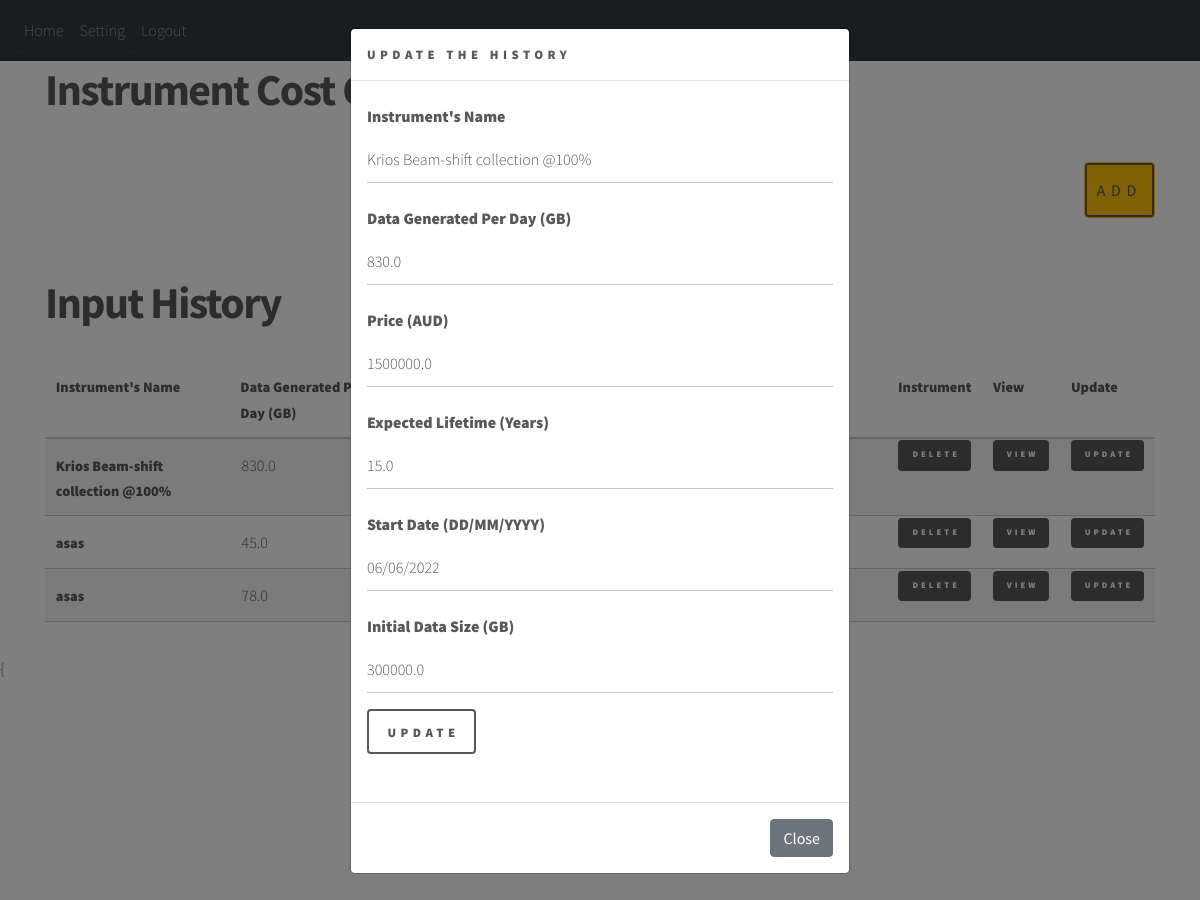
Before: /modal/4 (signed in) with the older database file.
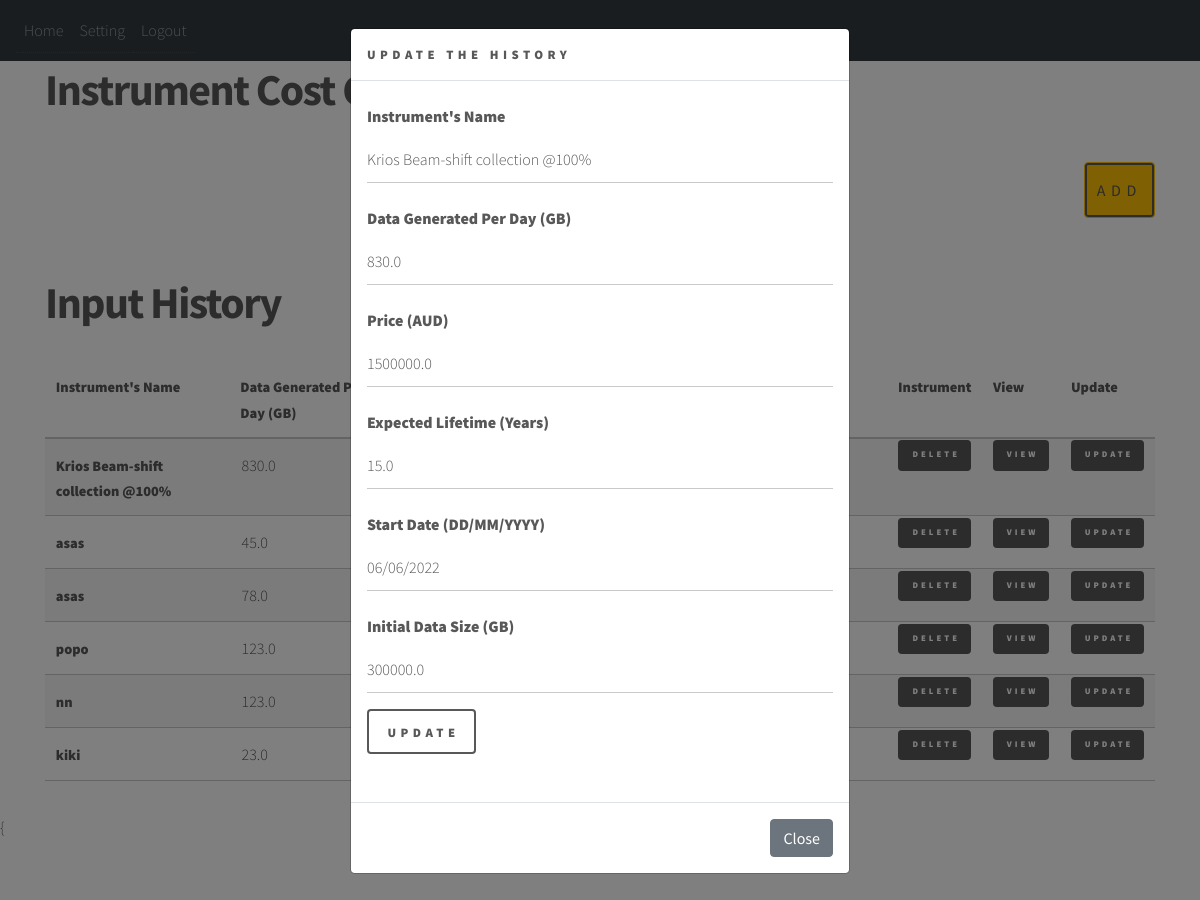
After: the same page with the newer database file.
### website/models.py (models this page shows)
class History(db.Model):
    id = db.Column(db.Integer, primary_key=True)
    name = db.Column(db.String(50))
    data_generated = db.Column(db.Float)
    price = db.Column(db.Float)
    lifetime = db.Column(db.Float)
    start_date = db.Column(db.String(15))
    initial_size = db.Column(db.Float)
    date = db.Column(db.DateTime(timezone=True), default=func.now())
    user_id = db.Column(db.Integer, db.ForeignKey('user.id'))

### website/views.py (the view)
@views.route('/modal/<history_id>', methods=['POST','GET'])
def modal(history_id):
    print(history_id)
    input_user = History.query.filter_by(id=history_id).first()
    print(History)
    if input_user:
        bef_data, aft_data = generate_graph_data(start_date=input_user.start_date,
                                                 data_generated_per_year=input_user.data_generated * 365,
                                                 year=5,
                                                 initial_data_size=input_user.initial_size,
                                                 gradient=input_user.initial_size * 1 / 3)
    else:
        history_id = 0
        bef_data = aft_data = None
    return render_template("modal.html", user=current_user, before = bef_data, after = aft_data, history_id=input_user.id)

### website/__init__.py (called while the page is built)
def create_app():
    app = Flask(__name__)
    app.config['SECRET_KEY'] = 'hjshjhdjah kjshkjdhjs'
    basedir = path.abspath(path.dirname(__file__))
    app.config['SQLALCHEMY_DATABASE_URI'] = 'sqlite:///' + path.join(basedir, 'database.db')
    db.init_app(app)
    from .views import views
    from .auth import auth
    app.register_blueprint(views, url_prefix='/')
    app.register_blueprint(auth, url_prefix='/')
    app.jinja_env.globals.update(calculate_accmult = calculate_accmult)
    app.jinja_env.globals.update(calculate_cost = calculate_cost)
    from .models import User, History
    create_database(app)
    login_manager = LoginManager()
    login_manager.login_view = 'auth.login'
    login_manager.init_app(app)
    @login_manager.user_loader
    def load_user(id):
        return User.query.get(int(id))
    return app

### website/templates/modal.html (shortened to what this page needs)
{% extends 'home.html' %}
{% block modal %}
<div class="modal" id="exampleModal" tabindex="-1" role="dialog" aria-labelledby="exampleModalLabel" aria-hidden="true">
  <div class="modal-dialog" role="document">
    <div class="modal-content">
      <div class="modal-header">
        <h5 class="modal-title" id="exampleModalLabel">Update the history</h5>
      </div>
      <div class="modal-body">
          {%if user.histories and history_id %}
            {% for history in user.histories %}
                {% if history.id == history_id %}
                    <form class="update_form">
                      <div class="form-group">
                        <label for="recipient-name" class="col-form-label">Instrument's Name</label>
                        <input type="text" class="form-name" id="{{ history.id }}" value="{{history.name}}">
                      </div>
                    <div class="form-group">
                        <label for="recipient-name" class="col-form-label">Data Generated Per Day (GB)</label>
                        <input type="text" class="form-data_generated" id="{{ history.id }}" value="{{history.data_generated}}">
                    </div>
                    <div class="form-group">
                        <label for="recipient-name" class="col-form-label">Price (AUD)</label>
                        <input type="text" class="form-price" id="{{ history.id }}" value="{{history.price}}">
                    </div>
                    <div class="form-group">
                        <label for="recipient-name" class="col-form-label">Expected Lifetime (Years)</label>
                        <input type="text" class="form-lifetime" id="{{ history.id }}" value="{{history.lifetime}}">
                    </div>
                    <div class="form-group">
                        <label for="recipient-name" class="col-form-label">Start Date (DD/MM/YYYY)</label>
                        <input type="text" class="form-start_date" id="{{ history.id }}" value="{{history.start_date}}">
                    </div>
                    <div class="form-group">
                        <label for="recipient-name" class="col-form-label">Initial Data Size (GB)</label>
                        <input type="text" class="form-initial_size" id="{{ history.id }}" value="{{history.initial_size}}">
                    </div>
                        <input type="submit" value="Update">
                    </form>
                {% endif %}
            {% endfor %}
          {% endif %}
      </div>
      <div class="modal-footer">
          <a href="{{ url_for('views.home') }}" class="btn btn-secondary">Close</a>
      </div>
    </div>
  </div>
</div>
{% endblock %}

### website/templates/home.html (shortened to what this page needs)
{% extends "base.html" %}
{% block content %}
<h1 align="left">Instrument Cost Calculator</h1>
<div align="right">
     <button type="button" name="age" id="age" data-toggle="modal" data-target="#add_data_Modal" class="btn btn-warning">Add</button>
</div>
<br>
<br>
<h1 align = "Left">Input History</h1>
<div class="table-wrapper">
  <table>
    <thead>
      <tr>
        <th>Instrument's Name</th>
        <th>Data Generated Per Day (GB)</th>
        <th>Price (AUD)</th>
        <th>Expected Lifetime (Years)</th>
        <th>Start Date (DD/MM/YYYY)</th>
        <th>Initial Data Size (GB)</th>
        <th>Instrument</th>
        <th>View</th>
        <th>Update</th>
      </tr>
    </thead>
    <tbody>
      {%if user.histories %}
        {% for history in user.histories %}
        <tr>
          <th>
              <div class="edit">{{ history.name }}</div>
          </th>
          <td>{{ history.data_generated }}</td>
          <td>{{ history.price }}</td>
          <td>{{ history.lifetime }}</td>
          <td>{{ history.start_date }}</td>
          <td>{{ history.initial_size }}</td>
          <th>
            <a class="button primary fit small" onClick  = "deleteHistory({{ history.id }})">Delete</a>
          </th>
          <th>
            <a class="button primary fit small" href="/view-history/{{ history.id }}">View</a>
          </th>
          <th>
            <a class="button primary fit small" href="/modal/{{ history.id }}">Update</a>
          </th>
        </tr>
        {% endfor %}
      {% endif %}
    </tbody>
  </table>
</div>
{% block modal %}{% endblock %}
{% endblock %}

Changed rows visible on the page:
added History: name "popo", data_generated "123.0", shown under "Input History"
added History: name "nn", data_generated "123.0", shown under "Input History"
added History: name "kiki", data_generated "23.0", shown under "Input History"
